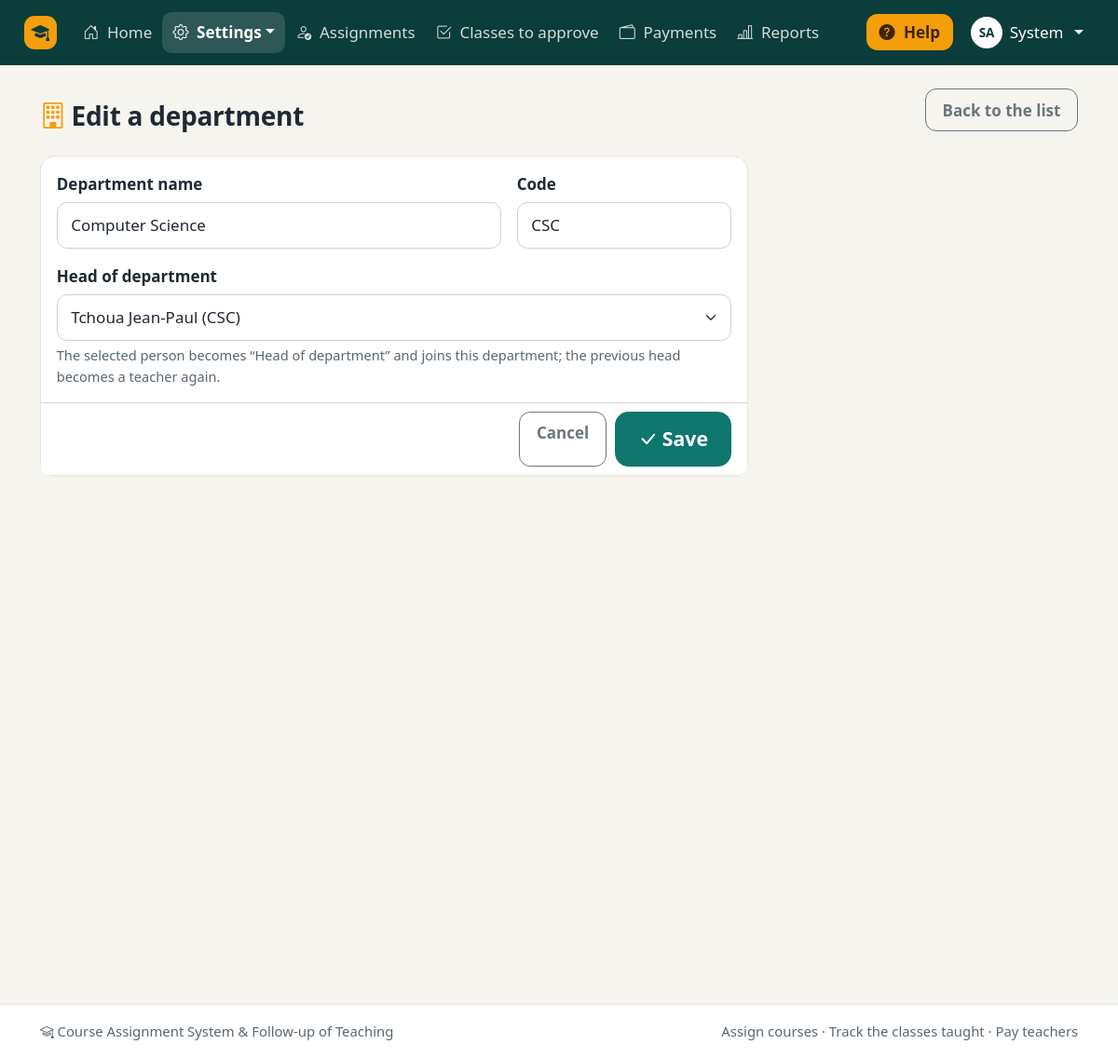
The page /admin/department_form.php?id=1 (signed in) on the database its author committed.
### tables this page shows
CREATE TABLE users (
    id             INT AUTO_INCREMENT PRIMARY KEY,
    last_name      VARCHAR(80)  NOT NULL,
    first_name     VARCHAR(80)  NOT NULL,
    email          VARCHAR(150) NOT NULL UNIQUE,
    password_hash  VARCHAR(255) NOT NULL,
    role           ENUM('admin','head','teacher','accountant') NOT NULL DEFAULT 'teacher',
    department_id  INT NULL,
    academic_rank  VARCHAR(50) NULL,
    max_load       INT NOT NULL DEFAULT 0,
    phone          VARCHAR(30) NULL,
    is_active      TINYINT(1) NOT NULL DEFAULT 1,
    created_at     DATETIME NOT NULL DEFAULT CURRENT_TIMESTAMP,
    CONSTRAINT fk_user_department FOREIGN KEY (department_id) REFERENCES departments(id) ON DELETE SET NULL
);

CREATE TABLE departments (
    id       INT AUTO_INCREMENT PRIMARY KEY,
    name     VARCHAR(100) NOT NULL,
    code     VARCHAR(10)  NOT NULL UNIQUE,
    head_id  INT NULL
);

### includes/auth.php (called while the page is built, shortened)
<?php
require_once __DIR__ . '/functions.php';
function require_login(): array
{
    $user = current_user();
    return $user;
}
function require_role(array $roles): array
{
    $user = require_login();
    return $user;
}

### admin/department_form.php (the view, shortened to what this page needs)
<?php
require_once __DIR__ . '/../includes/auth.php';
$user = require_role(['admin']);
$id = (int) get('id');
$existing = $id ? db_one('SELECT * FROM departments WHERE id = ?', 'i', [$id]) : null;
$data = $existing ?? ['name' => '', 'code' => '', 'head_id' => ''];
$candidates = db_all(
    "SELECT u.id, u.last_name, u.first_name, d.code AS department_code FROM users u
     LEFT JOIN departments d ON d.id = u.department_id
     WHERE u.role IN ('teacher', 'head') AND u.is_active = 1
     ORDER BY (u.department_id = ?) DESC, u.last_name, u.first_name",
    'i',
    [$id]
);
$page_title = $existing ? 'Edit a department' : 'New department';
$nav_active = 'admin/departments.php';
require __DIR__ . '/../includes/header.php';
?>
<div class="page-header">
    <h1><?= icon('building', 'greeting-icon') ?><?= e($page_title) ?></h1>
    <a href="<?= e(url('admin/departments.php')) ?>" class="btn btn-outline-secondary">Back to the list</a>
</div>
<form method="post" class="card needs-validation" novalidate style="max-width: 760px">
    <div class="card-body row g-3">
        <div class="col-md-8">
            <label for="name" class="form-label">Department name</label>
            <input type="text" class="form-control" id="name" name="name" value="<?= e($data['name']) ?>" required maxlength="100">
        </div>
        <div class="col-md-4">
            <label for="code" class="form-label">Code</label>
            <input type="text" class="form-control text-uppercase" id="code" name="code" value="<?= e($data['code']) ?>"
                   required pattern="[A-Za-z0-9]{2,10}" maxlength="10">
        </div>
        <div class="col-12">
            <label for="head_id" class="form-label">Head of department</label>
            <select class="form-select" id="head_id" name="head_id">
                <?php foreach ($candidates as $c): ?>
                    <option value="<?= (int) $c['id'] ?>"<?= selected($data['head_id'], $c['id']) ?>>
                        <?= e($c['last_name'] . ' ' . $c['first_name']) ?> (<?= e($c['department_code'] ?? 'no department') ?>)
                    </option>
                <?php endforeach; ?>
            </select>
            <div class="form-hint mt-1">The selected person becomes “Head of department” and joins this department; the previous head becomes a teacher again.</div>
        </div>
    </div>
    <div class="card-footer bg-white d-flex justify-content-end gap-2">
        <a href="<?= e(url('admin/departments.php')) ?>" class="btn btn-outline-secondary">Cancel</a>
        <button type="submit" class="btn btn-primary btn-lg"><?= icon('check-lg') ?>Save</button>
    </div>
</form>
<?php require __DIR__ . '/../includes/footer.php'; ?>

### includes/header.php (shortened to what this page needs)
<?php
$user = current_user();
$page_title = $page_title ?? APP_NAME;
$body_class = $body_class ?? '';
$scriptPath = ltrim(substr($_SERVER['SCRIPT_NAME'] ?? '', strlen(rtrim(BASE_URL, '/'))), '/');
$nav_active = $nav_active ?? $scriptPath;
$teachingMenu = ['My teaching', [
    ['My courses and workload', 'teacher/dashboard.php', 'journal-text'],
    ['My classes', 'teacher/sessions.php', 'clock-history'],
    ['My money', 'teacher/payments.php', 'wallet2'],
], 'person-workspace'];
$menus = [
    'admin' => [
        ['Home', 'admin/dashboard.php', 'house-door'],
        ['Settings', [
            ['Users', 'admin/users.php', 'people'],
            ['Departments', 'admin/departments.php', 'building'],
            ['Courses', 'admin/courses.php', 'journal-bookmark'],
            ['Academic years', 'admin/years.php', 'calendar3'],
            ['Hourly rates', 'admin/rates.php', 'cash-coin'],
        ], 'gear'],
        ['Assignments', 'admin/assignments.php', 'person-check'],
        ['Classes to approve', 'head/sessions_validation.php', 'check2-square'],
        ['Payments', 'accountant/payments.php', 'wallet2'],
        ['Reports', 'admin/reports.php', 'bar-chart-line'],
    ],
    'head' => [
        ['Home', 'head/dashboard.php', 'house-door'],
        ['Assignments', 'head/assignments.php', 'person-check'],
        ['Courses', 'admin/courses.php', 'journal-bookmark'],
        ['Classes to approve', 'head/sessions_validation.php', 'check2-square'],
        ['Reports', 'admin/reports.php', 'bar-chart-line'],
        $teachingMenu,
    ],
    'teacher' => [
        ['Home', 'teacher/dashboard.php', 'house-door'],
        ['My classes', 'teacher/sessions.php', 'clock-history'],
        ['My money', 'teacher/payments.php', 'wallet2'],
    ],
    'accountant' => [
        ['Home', 'accountant/dashboard.php', 'house-door'],
        ['Payments', 'accountant/payments.php', 'wallet2'],
        ['New payment', 'accountant/payment_form.php', 'plus-circle'],
        ['Payment statements', 'accountant/statements.php', 'printer'],
    ],
];
$menu = $user ? ($menus[$user['role']] ?? []) : [];
?>
<!doctype html>
<html lang="en">
<head>
    <link rel="stylesheet" href="<?= e(url('assets/vendor/bootstrap/css/bootstrap.min.css')) ?>">
    <link rel="stylesheet" href="<?= e(url('assets/vendor/bootstrap-icons/bootstrap-icons.min.css')) ?>">
    <link rel="stylesheet" href="<?= e(url('assets/css/style.css')) ?>">
    <link rel="stylesheet" href="<?= e(url('assets/css/print.css')) ?>" media="print">
</head>
<body class="<?= e($body_class) ?>">
<?php if ($user): ?>
<nav class="navbar navbar-expand-xl navbar-dark app-navbar no-print">
    <div class="container-fluid px-lg-4">
        <a class="navbar-brand" href="<?= e(url(dashboard_path($user['role']))) ?>">
            <span class="brand-mark"><?= icon('mortarboard-fill') ?></span>
        </a>
        <div class="collapse navbar-collapse" id="mainNav">
            <ul class="navbar-nav me-auto mb-2 mb-xl-0">
                <?php foreach ($menu as [$label, $target, $iconName]): ?>
                    <?php if (is_array($target)):
                        $isActive = in_array($nav_active, array_column($target, 1), true); ?>
                        <li class="nav-item dropdown">
                            <a class="nav-link dropdown-toggle<?= $isActive ? ' active' : '' ?>" href="#" role="button"
                               data-bs-toggle="dropdown" aria-expanded="false"><?= icon($iconName) ?> <?= e($label) ?></a>
                        </li>
                    <?php else: ?>
                        <li class="nav-item">
                            <a class="nav-link<?= $nav_active === $target ? ' active' : '' ?>"
                               <?= $nav_active === $target ? 'aria-current="page"' : '' ?>
                               href="<?= e(url($target)) ?>"><?= icon($iconName) ?> <?= e($label) ?></a>
                        </li>
                    <?php endif; ?>
                <?php endforeach; ?>
            </ul>
            <div class="d-flex flex-wrap align-items-center gap-2">
                <button type="button" class="btn btn-help" data-bs-toggle="offcanvas" data-bs-target="#helpPanel" aria-controls="helpPanel">
                    <?= icon('question-circle-fill') ?> Help
                </button>
                <div class="dropdown">
                    <a class="nav-link dropdown-toggle text-white user-chip" href="#" role="button" data-bs-toggle="dropdown" aria-expanded="false">
                        <span class="avatar"><?= e(mb_strtoupper(mb_substr($user['first_name'], 0, 1) . mb_substr($user['last_name'], 0, 1))) ?></span>
                        <span><?= e($user['first_name']) ?></span>
                    </a>
                </div>
            </div>
        </div>
    </div>
</nav>
<?php endif; ?>
<main class="<?= $user ? 'container-xl py-4' : 'guest-main' ?>">

### assets/css/style.css (style rules this page uses)
:root { --app-teal: #0f766e; --app-teal-dark: #115e59; --app-teal-deep: #0b3d3a; --app-teal-soft: #e6f4f1; --app-amber: #f59e0b; --app-amber-soft: #fff4dc; --app-ink: #1f2933; --app-muted: #5b6770; --app-bg: #f6f4ef; --app-line: #e7e2d8; --app-radius: 16px; --bs-primary: #0f766e; --bs-primary-rgb: 15, 118, 110; --bs-link-color: #0f766e; --bs-link-color-rgb: 15, 118, 110; --bs-link-hover-color: #115e59; --bs-body-color: #1f2933; --bs-secondary-color: #5b6770; --bs-border-radius: .65rem; --bs-border-radius-lg: .9rem; --bs-focus-ring-color: rgba(15, 118, 110, .3); }
html { font-size: 106.25%; }
body { background: var(--app-bg); color: var(--app-ink); min-height: 100vh; display: flex; flex-direction: column; line-height: 1.55; }
main { flex: 1; }
h1, h2, h3, .h1, .h2, .h3, .h4, .h5 { color: var(--app-ink); letter-spacing: -.01em; }
.btn { font-weight: 600; padding: .55rem 1.05rem; border-radius: .7rem; }
.btn-lg { padding: .75rem 1.4rem; border-radius: .85rem; }
.btn-primary { --bs-btn-bg: #0f766e; --bs-btn-border-color: #0f766e; --bs-btn-hover-bg: #115e59; --bs-btn-hover-border-color: #115e59; --bs-btn-active-bg: #0b4f4a; --bs-btn-active-border-color: #0b4f4a; --bs-btn-disabled-bg: #0f766e; --bs-btn-disabled-border-color: #0f766e; }
.app-navbar { background: var(--app-teal-deep); padding-top: .55rem; padding-bottom: .55rem; }
.app-navbar .navbar-brand { display: flex; align-items: center; gap: .55rem; font-weight: 700; }
.app-navbar .nav-link { color: rgba(255, 255, 255, .82); border-radius: .6rem; padding: .5rem .65rem !important; font-weight: 500; white-space: nowrap; }
.app-navbar .nav-link.active { color: #fff; background: rgba(255, 255, 255, .14); font-weight: 600; }
.brand-mark { display: inline-flex; align-items: center; justify-content: center; width: 2.1rem; height: 2.1rem; background: var(--app-amber); color: var(--app-teal-deep); font-size: 1.15rem; border-radius: .65rem; }
.btn-help { background: var(--app-amber); color: #3b2600; border: 0; padding: .4rem .8rem; }
.user-chip { display: flex; align-items: center; gap: .45rem; }
.avatar { display: inline-flex; align-items: center; justify-content: center; width: 2rem; height: 2rem; border-radius: 50%; background: #fff; color: var(--app-teal-deep); font-size: .8rem; font-weight: 700; }
.page-header { display: flex; flex-wrap: wrap; align-items: flex-end; justify-content: space-between; gap: 1rem; margin-bottom: 1.5rem; }
.page-header h1 { font-size: 1.65rem; font-weight: 700; margin: 0; }
.card { border: 1px solid var(--app-line); border-radius: var(--app-radius); box-shadow: 0 1px 2px rgba(31, 41, 51, .04); }
.form-label { font-weight: 600; margin-bottom: .35rem; }
.form-control, .form-select { padding: .65rem .85rem; border-color: #d6d0c4; border-radius: .65rem; }
.form-hint { font-size: .86rem; color: var(--app-muted); }

### assets/css/print.css (style rules this page uses)
body { background: #fff !important; font-size: 11pt; color: #000; }
.no-print, .app-navbar, .app-footer, .filters, .btn, .alert-dismissible { display: none !important; }
main.container-xl { max-width: none !important; padding: 0 !important; }
.card, .print-sheet { box-shadow: none !important; padding: 0 !important; }
a { color: #000; text-decoration: none; }

### rows shown on the page
users: first_name+last_name "SA", first_name "System"
departments: name "Computer Science", code "CSC"

### other values the page prints
$label "Home"
$label "Settings"
$label "Assignments"
$label "Classes to approve"
$label "Payments"
$label "Reports"
$page_title "Edit a department"
APP_NAME "Course Assignment System & Follow-up of Teaching"
form field head_id "Tchoua Jean-Paul (CSC)"
